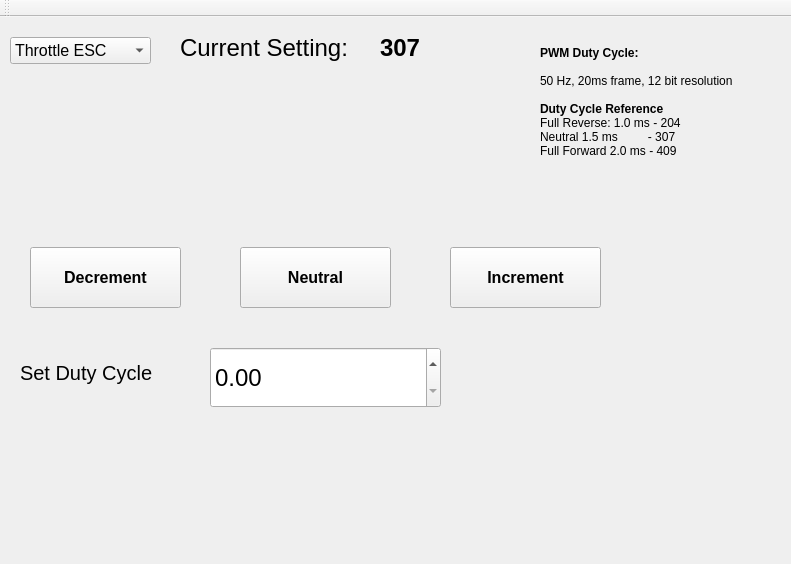
<?xml version="1.0" encoding="UTF-8"?>
<ui version="4.0">
 <class>MainWindow</class>
 <widget class="QMainWindow" name="MainWindow">
  <property name="geometry">
   <rect>
    <x>0</x>
    <y>0</y>
    <width>791</width>
    <height>564</height>
   </rect>
  </property>
  <property name="windowTitle">
   <string>PWM Duty Cycle</string>
  </property>
  <widget class="QWidget" name="centralWidget">
   <widget class="QLabel" name="label">
    <property name="geometry">
     <rect>
      <x>540</x>
      <y>10</y>
      <width>251</width>
      <height>151</height>
     </rect>
    </property>
    <property name="text">
     <string>  &lt;html&gt;&lt;head/&gt;&lt;body&gt;&lt;span style=&quot; font-weight:600;&quot;&gt;PWM Duty Cycle:&lt;/span&gt;&lt;br&gt;
&lt;br&gt;50 Hz, 20ms frame, 12 bit resolution
&lt;br&gt;
&lt;br&gt;&lt;span style=&quot; font-weight:600;&quot;&gt;Duty Cycle Reference&lt;/span&gt;
&lt;br&gt;Full Reverse: 1.0 ms  - 204
&lt;br&gt;Neutral 1.5 ms&amp;nbsp;&amp;nbsp;&amp;nbsp;&amp;nbsp;&amp;nbsp;&amp;nbsp; &amp;nbsp;&amp;nbsp;- 307
&lt;br&gt;Full Forward 2.0 ms  - 409
&lt;/body&gt;
&lt;/html&gt;</string>
    </property>
   </widget>
   <widget class="QLabel" name="label_2">
    <property name="geometry">
     <rect>
      <x>180</x>
      <y>10</y>
      <width>181</width>
      <height>41</height>
     </rect>
    </property>
    <property name="font">
     <font>
      <pointsize>18</pointsize>
     </font>
    </property>
    <property name="text">
     <string>Current Setting: </string>
    </property>
   </widget>
   <widget class="QLabel" name="labelCurrentValue">
    <property name="geometry">
     <rect>
      <x>380</x>
      <y>10</y>
      <width>131</width>
      <height>41</height>
     </rect>
    </property>
    <property name="font">
     <font>
      <pointsize>18</pointsize>
      <weight>75</weight>
      <bold>true</bold>
     </font>
    </property>
    <property name="text">
     <string>307</string>
    </property>
   </widget>
   <widget class="QPushButton" name="neutralButton">
    <property name="geometry">
     <rect>
      <x>240</x>
      <y>230</y>
      <width>151</width>
      <height>61</height>
     </rect>
    </property>
    <property name="font">
     <font>
      <pointsize>12</pointsize>
      <weight>75</weight>
      <bold>true</bold>
     </font>
    </property>
    <property name="text">
     <string>Neutral</string>
    </property>
   </widget>
   <widget class="QPushButton" name="decrementButton">
    <property name="geometry">
     <rect>
      <x>30</x>
      <y>230</y>
      <width>151</width>
      <height>61</height>
     </rect>
    </property>
    <property name="font">
     <font>
      <pointsize>12</pointsize>
      <weight>75</weight>
      <bold>true</bold>
     </font>
    </property>
    <property name="text">
     <string>Decrement</string>
    </property>
   </widget>
   <widget class="QPushButton" name="incrementButton">
    <property name="geometry">
     <rect>
      <x>450</x>
      <y>230</y>
      <width>151</width>
      <height>61</height>
     </rect>
    </property>
    <property name="font">
     <font>
      <pointsize>12</pointsize>
      <weight>75</weight>
      <bold>true</bold>
     </font>
    </property>
    <property name="text">
     <string>Increment</string>
    </property>
   </widget>
   <widget class="QDoubleSpinBox" name="spinValue">
    <property name="geometry">
     <rect>
      <x>210</x>
      <y>330</y>
      <width>231</width>
      <height>61</height>
     </rect>
    </property>
    <property name="font">
     <font>
      <pointsize>18</pointsize>
     </font>
    </property>
   </widget>
   <widget class="QLabel" name="label_3">
    <property name="geometry">
     <rect>
      <x>20</x>
      <y>340</y>
      <width>161</width>
      <height>31</height>
     </rect>
    </property>
    <property name="font">
     <font>
      <pointsize>15</pointsize>
     </font>
    </property>
    <property name="text">
     <string>Set Duty Cycle</string>
    </property>
   </widget>
   <widget class="QComboBox" name="comboBox">
    <property name="geometry">
     <rect>
      <x>10</x>
      <y>20</y>
      <width>141</width>
      <height>27</height>
     </rect>
    </property>
    <property name="font">
     <font>
      <pointsize>12</pointsize>
     </font>
    </property>
    <item>
     <property name="text">
      <string>Throttle ESC</string>
     </property>
    </item>
    <item>
     <property name="text">
      <string>Steering</string>
     </property>
    </item>
   </widget>
  </widget>
  <widget class="QMenuBar" name="menuBar">
   <property name="geometry">
    <rect>
     <x>0</x>
     <y>0</y>
     <width>791</width>
     <height>25</height>
    </rect>
   </property>
  </widget>
  <widget class="QToolBar" name="mainToolBar">
   <attribute name="toolBarArea">
    <enum>TopToolBarArea</enum>
   </attribute>
   <attribute name="toolBarBreak">
    <bool>false</bool>
   </attribute>
  </widget>
 </widget>
 <layoutdefault spacing="6" margin="11"/>
 <resources/>
 <connections/>
</ui>
